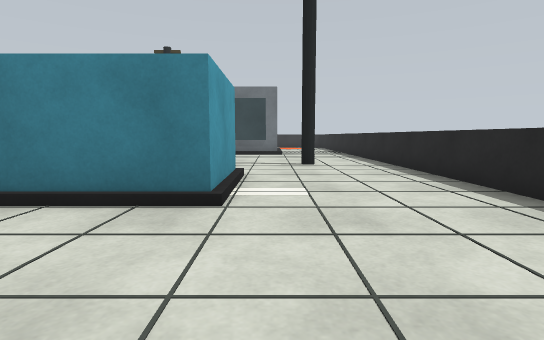
view 1 (above)

24 first-person views from a walk through a Gazebo world. The camera is 0.78 m above the floor, tilts 6° down and sees 80° across. The floor is counted in squares, 1 m on a side. Each view is taken from the middle of a square. On the plan, view 1 faces up. The plan holds only what a view shows up to about 11 squares ahead; the rest is blank.

view 2
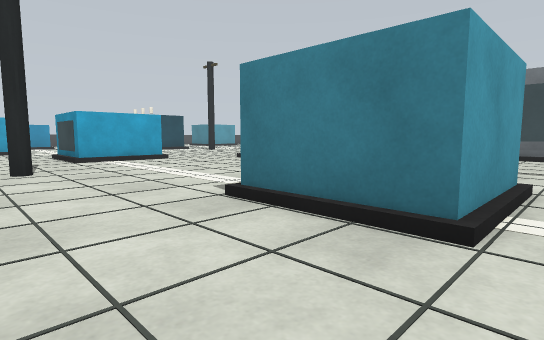

view 3
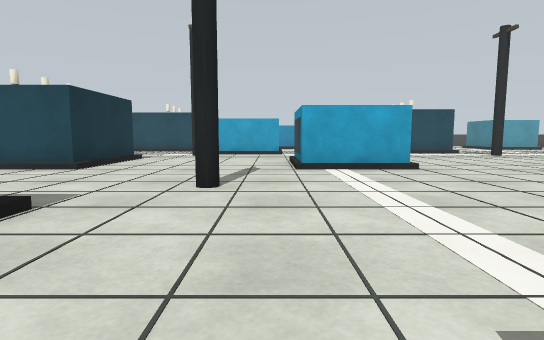

view 4
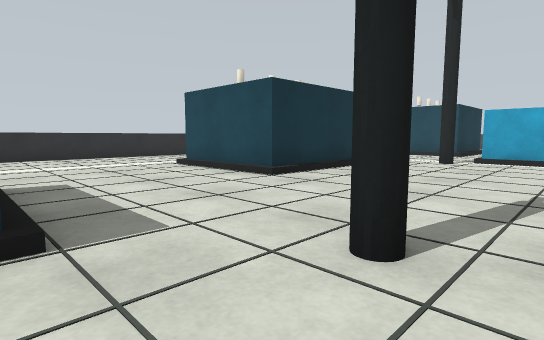

view 5
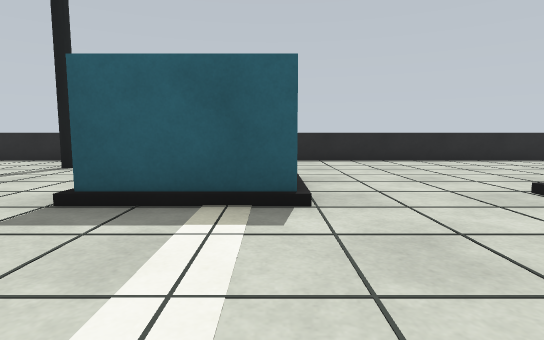

view 6
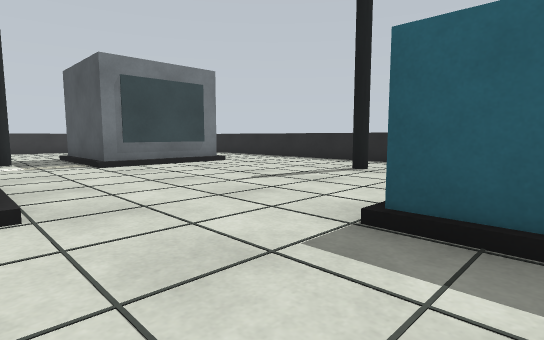

view 7
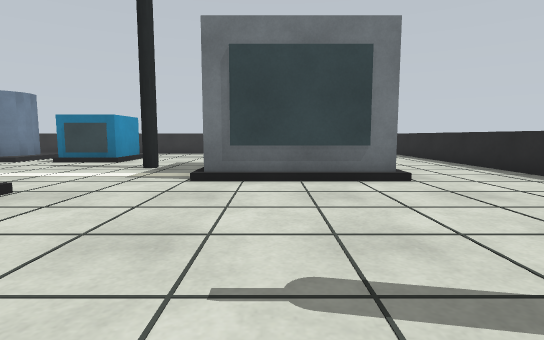

view 8
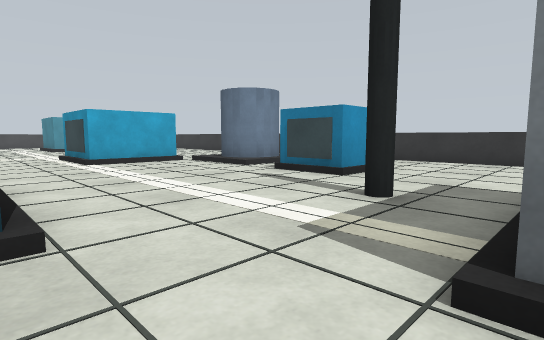

view 9
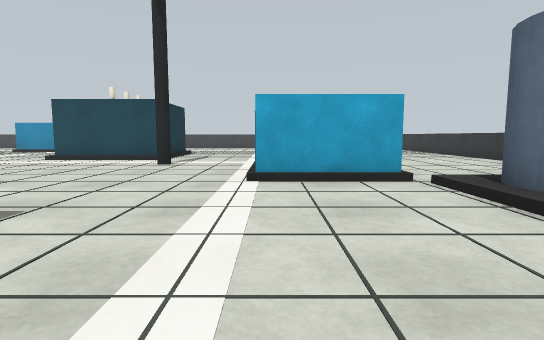

view 10
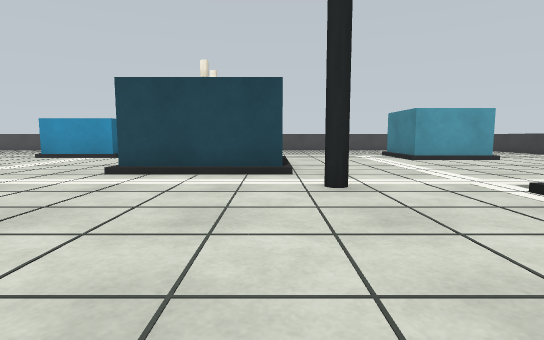

view 11
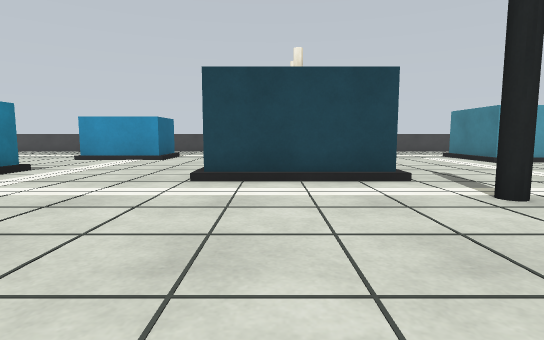

view 12
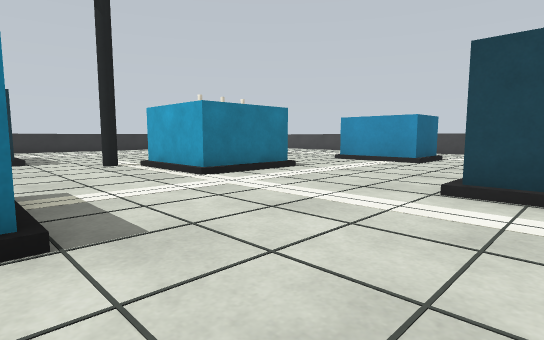

view 13
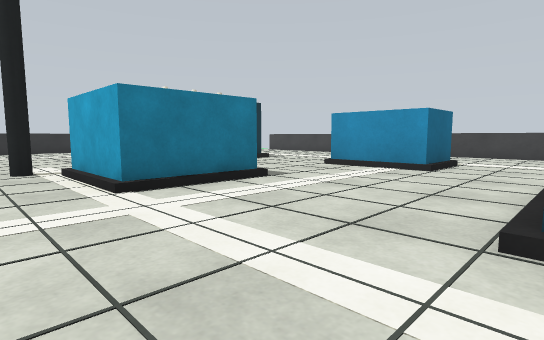

view 14
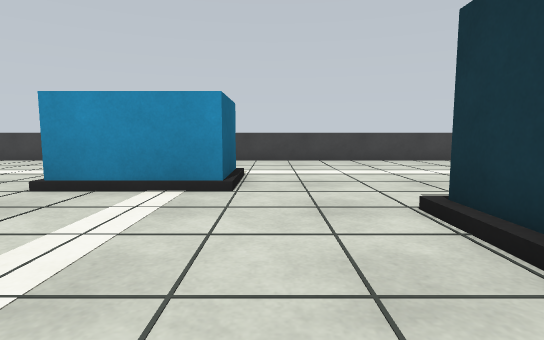

view 15
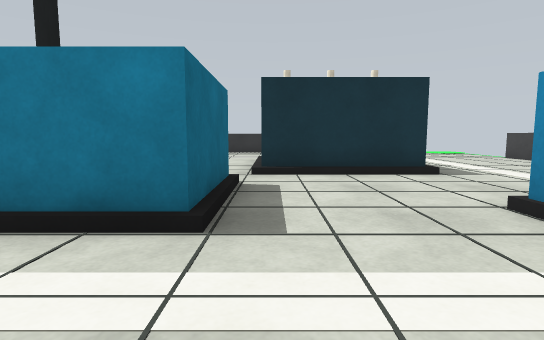

view 16
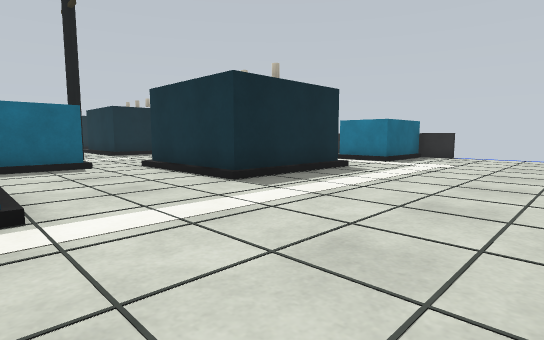

view 17
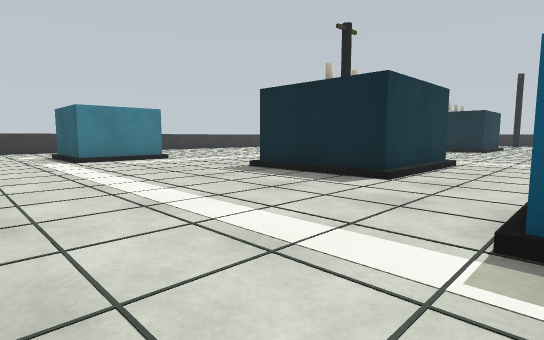

view 18
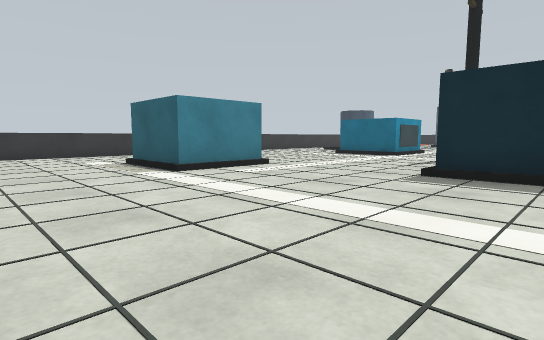

view 19
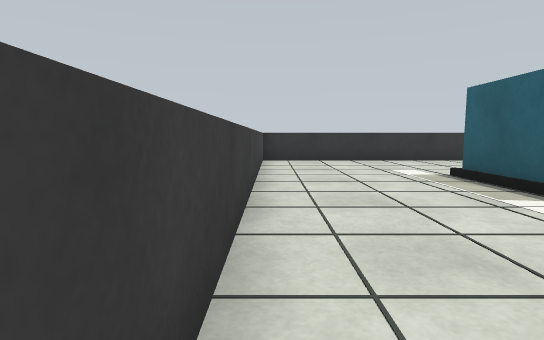

view 20
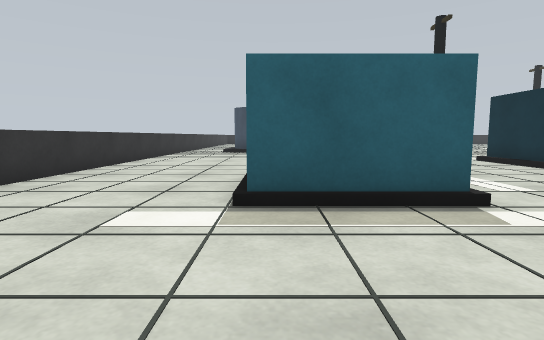

view 21
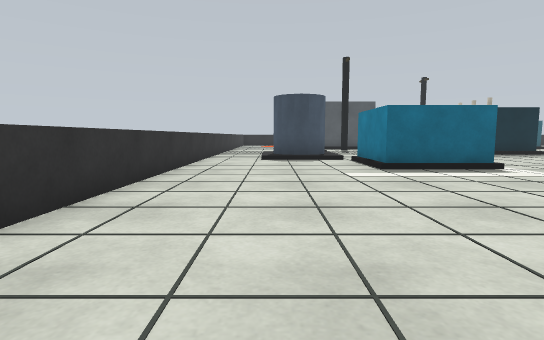

view 22
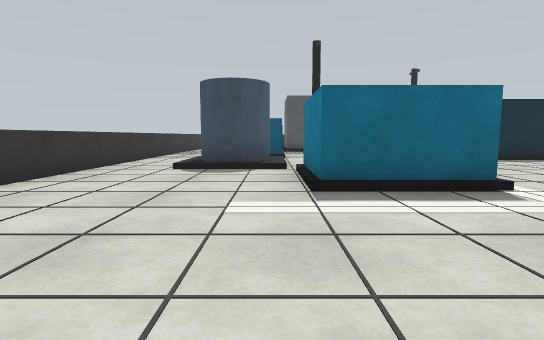

view 23
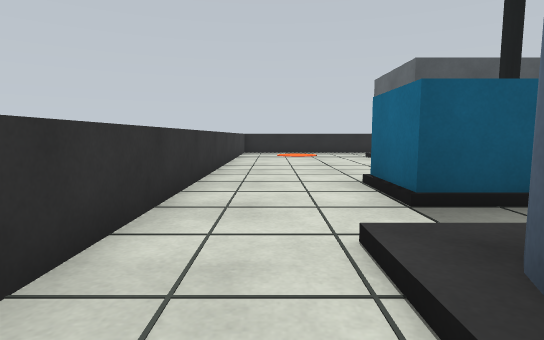

view 24
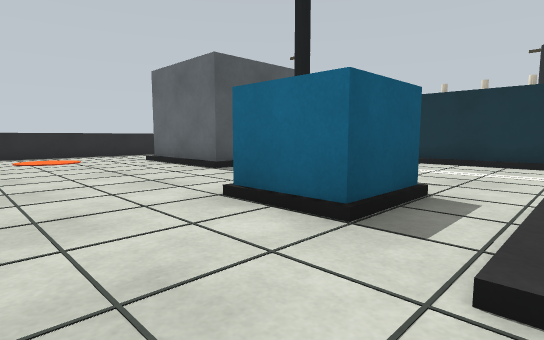

### Floor plan
Key: @ floor where view 1 was taken; # wall or solid block; . main floor; : floor 0.05 m higher than the main floor; + floor 0.15 m higher than the main floor; P pole; B building; E person; C cabinet; O other object.
Columns run from 29 left of view 1 to 4 right of it. Each row starts with its distance up from view 1.
 23 #############################
 22 #............................
 21 #................................#
 20 #................+E+..........:..#
 19 #................E E.CC..........#
 18 #....OOO.........+E+.CC..........#
 17 #....O O......OOO.........BBBB...#
 16 #....OOO......O O.......P.B   ...#
 15 #.............OOO.........B   ...#
 14 #.........................BBBB...#
 13 #................................#
 12 #............P......OOOO.........#
 11 #.......OOOO........OOOO.........#
 10 #.......O OO........O  O.........#
  9 #.......OOOO........O  O......P..#
  8 #.......OOOO.........  ..........#
  7 #................................#
  6 #...............O O.......O O....#
  5 #....CC.........O O.......O O....#
  4       C.........OOO.......OOO....#
  3  ....CC...OOO....................#
  2  .........O O........P...........#
  1  .........O O....................#
  0  ............P.........O  O..@...#
 -1 #.....OOOO.............O    .....#
 -2 #.....OOOO. ...OOOO....O     ....#
 -3 #.....O  O. ...  OO....       ...#
 -4 #.....O   .....   O....         .#
 -5 #......     ..    O....          #
 -6   ......          .....
 -7   ....OO          .....
 -8   ....O            ....
 -9   ...               ...
-10                     ###

Where each view was taken, in squares from view 1:
view 1: 0 up, 0 right, facing up
view 2: 1 up, 0 right, facing up-left
view 3: 3 up, 3 left, facing left
view 4: 3 up, 6 left, facing down-left
view 5: 4 up, 7 left, facing right
view 6: 5 up, 6 left, facing up-right
view 7: 8 up, 2 left, facing up
view 8: 12 up, 3 left, facing up-left
view 9: 15 up, 7 left, facing left
view 10: 11 up, 11 left, facing left
view 11: 9 up, 12 left, facing left
view 12: 9 up, 13 left, facing down-left
view 13: 8 up, 15 left, facing down-left
view 14: 6 up, 18 left, facing left
view 15: 6 up, 20 left, facing down
view 16: 3 up, 28 left, facing down-right
view 17: 5 up, 27 left, facing up-right
view 18: 9 up, 28 left, facing up-right
view 19: 12 up, 28 left, facing up
view 20: 18 up, 28 left, facing right
view 21: 20 up, 23 left, facing right
view 22: 18 up, 20 left, facing right
view 23: 21 up, 12 left, facing right
view 24: 22 up, 10 left, facing down-right
